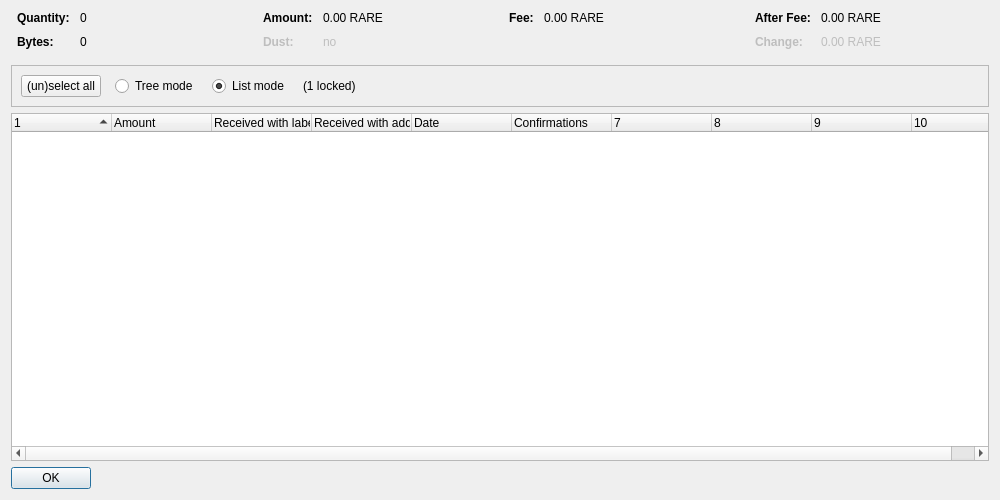
<?xml version="1.0" encoding="UTF-8"?>
<ui version="4.0">
 <class>CoinControlDialog</class>
 <widget class="QDialog" name="CoinControlDialog">
  <property name="geometry">
   <rect>
    <x>0</x>
    <y>0</y>
    <width>1000</width>
    <height>500</height>
   </rect>
  </property>
  <property name="windowTitle">
   <string>Coin Selection</string>
  </property>
  <layout class="QVBoxLayout" name="verticalLayout">
   <item>
    <layout class="QHBoxLayout" name="horizontalLayoutTop" stretch="0,0,0,0">
     <property name="topMargin">
      <number>0</number>
     </property>
     <property name="bottomMargin">
      <number>10</number>
     </property>
     <item>
      <layout class="QFormLayout" name="formLayoutCoinControl1">
       <property name="horizontalSpacing">
        <number>10</number>
       </property>
       <property name="verticalSpacing">
        <number>10</number>
       </property>
       <property name="leftMargin">
        <number>6</number>
       </property>
       <property name="rightMargin">
        <number>6</number>
       </property>
       <item row="0" column="0">
        <widget class="QLabel" name="labelCoinControlQuantityText">
         <property name="font">
          <font>
           <weight>75</weight>
           <bold>true</bold>
          </font>
         </property>
         <property name="text">
          <string>Quantity:</string>
         </property>
        </widget>
       </item>
       <item row="0" column="1">
        <widget class="QLabel" name="labelCoinControlQuantity">
         <property name="cursor">
          <cursorShape>IBeamCursor</cursorShape>
         </property>
         <property name="contextMenuPolicy">
          <enum>Qt::ActionsContextMenu</enum>
         </property>
         <property name="text">
          <string notr="true">0</string>
         </property>
         <property name="textInteractionFlags">
          <set>Qt::LinksAccessibleByMouse|Qt::TextSelectableByKeyboard|Qt::TextSelectableByMouse</set>
         </property>
        </widget>
       </item>
       <item row="1" column="0">
        <widget class="QLabel" name="labelCoinControlBytesText">
         <property name="font">
          <font>
           <weight>75</weight>
           <bold>true</bold>
          </font>
         </property>
         <property name="text">
          <string>Bytes:</string>
         </property>
        </widget>
       </item>
       <item row="1" column="1">
        <widget class="QLabel" name="labelCoinControlBytes">
         <property name="cursor">
          <cursorShape>IBeamCursor</cursorShape>
         </property>
         <property name="contextMenuPolicy">
          <enum>Qt::ActionsContextMenu</enum>
         </property>
         <property name="text">
          <string notr="true">0</string>
         </property>
         <property name="textInteractionFlags">
          <set>Qt::LinksAccessibleByMouse|Qt::TextSelectableByKeyboard|Qt::TextSelectableByMouse</set>
         </property>
        </widget>
       </item>
      </layout>
     </item>
     <item>
      <layout class="QFormLayout" name="formLayoutCoinControl2">
       <property name="horizontalSpacing">
        <number>10</number>
       </property>
       <property name="verticalSpacing">
        <number>10</number>
       </property>
       <property name="leftMargin">
        <number>6</number>
       </property>
       <property name="rightMargin">
        <number>6</number>
       </property>
       <item row="0" column="0">
        <widget class="QLabel" name="labelCoinControlAmountText">
         <property name="font">
          <font>
           <weight>75</weight>
           <bold>true</bold>
          </font>
         </property>
         <property name="text">
          <string>Amount:</string>
         </property>
        </widget>
       </item>
       <item row="0" column="1">
        <widget class="QLabel" name="labelCoinControlAmount">
         <property name="cursor">
          <cursorShape>IBeamCursor</cursorShape>
         </property>
         <property name="contextMenuPolicy">
          <enum>Qt::ActionsContextMenu</enum>
         </property>
         <property name="text">
          <string notr="true">0.00 RARE</string>
         </property>
         <property name="textInteractionFlags">
          <set>Qt::LinksAccessibleByMouse|Qt::TextSelectableByKeyboard|Qt::TextSelectableByMouse</set>
         </property>
        </widget>
       </item>
       <item row="1" column="0">
        <widget class="QLabel" name="labelCoinControlLowOutputText">
         <property name="enabled">
          <bool>false</bool>
         </property>
         <property name="font">
          <font>
           <weight>75</weight>
           <bold>true</bold>
          </font>
         </property>
         <property name="text">
          <string>Dust:</string>
         </property>
        </widget>
       </item>
       <item row="1" column="1">
        <widget class="QLabel" name="labelCoinControlLowOutput">
         <property name="enabled">
          <bool>false</bool>
         </property>
         <property name="cursor">
          <cursorShape>IBeamCursor</cursorShape>
         </property>
         <property name="contextMenuPolicy">
          <enum>Qt::ActionsContextMenu</enum>
         </property>
         <property name="text">
          <string notr="true">no</string>
         </property>
         <property name="textInteractionFlags">
          <set>Qt::LinksAccessibleByMouse|Qt::TextSelectableByKeyboard|Qt::TextSelectableByMouse</set>
         </property>
        </widget>
       </item>
      </layout>
     </item>
     <item>
      <layout class="QFormLayout" name="formLayoutCoinControl3">
       <property name="horizontalSpacing">
        <number>10</number>
       </property>
       <property name="verticalSpacing">
        <number>10</number>
       </property>
       <property name="leftMargin">
        <number>6</number>
       </property>
       <property name="rightMargin">
        <number>6</number>
       </property>
       <item row="0" column="0">
        <widget class="QLabel" name="labelCoinControlFeeText">
         <property name="font">
          <font>
           <weight>75</weight>
           <bold>true</bold>
          </font>
         </property>
         <property name="text">
          <string>Fee:</string>
         </property>
        </widget>
       </item>
       <item row="0" column="1">
        <widget class="QLabel" name="labelCoinControlFee">
         <property name="cursor">
          <cursorShape>IBeamCursor</cursorShape>
         </property>
         <property name="contextMenuPolicy">
          <enum>Qt::ActionsContextMenu</enum>
         </property>
         <property name="text">
          <string notr="true">0.00 RARE</string>
         </property>
         <property name="textInteractionFlags">
          <set>Qt::LinksAccessibleByMouse|Qt::TextSelectableByKeyboard|Qt::TextSelectableByMouse</set>
         </property>
        </widget>
       </item>
      </layout>
     </item>
     <item>
      <layout class="QFormLayout" name="formLayoutCoinControl4">
       <property name="horizontalSpacing">
        <number>10</number>
       </property>
       <property name="verticalSpacing">
        <number>10</number>
       </property>
       <property name="leftMargin">
        <number>6</number>
       </property>
       <property name="rightMargin">
        <number>6</number>
       </property>
       <item row="0" column="0">
        <widget class="QLabel" name="labelCoinControlAfterFeeText">
         <property name="font">
          <font>
           <weight>75</weight>
           <bold>true</bold>
          </font>
         </property>
         <property name="text">
          <string>After Fee:</string>
         </property>
        </widget>
       </item>
       <item row="0" column="1">
        <widget class="QLabel" name="labelCoinControlAfterFee">
         <property name="cursor">
          <cursorShape>IBeamCursor</cursorShape>
         </property>
         <property name="contextMenuPolicy">
          <enum>Qt::ActionsContextMenu</enum>
         </property>
         <property name="text">
          <string notr="true">0.00 RARE</string>
         </property>
         <property name="textInteractionFlags">
          <set>Qt::LinksAccessibleByMouse|Qt::TextSelectableByKeyboard|Qt::TextSelectableByMouse</set>
         </property>
        </widget>
       </item>
       <item row="1" column="0">
        <widget class="QLabel" name="labelCoinControlChangeText">
         <property name="enabled">
          <bool>false</bool>
         </property>
         <property name="font">
          <font>
           <weight>75</weight>
           <bold>true</bold>
          </font>
         </property>
         <property name="text">
          <string>Change:</string>
         </property>
        </widget>
       </item>
       <item row="1" column="1">
        <widget class="QLabel" name="labelCoinControlChange">
         <property name="enabled">
          <bool>false</bool>
         </property>
         <property name="cursor">
          <cursorShape>IBeamCursor</cursorShape>
         </property>
         <property name="contextMenuPolicy">
          <enum>Qt::ActionsContextMenu</enum>
         </property>
         <property name="text">
          <string notr="true">0.00 RARE</string>
         </property>
         <property name="textInteractionFlags">
          <set>Qt::LinksAccessibleByMouse|Qt::TextSelectableByKeyboard|Qt::TextSelectableByMouse</set>
         </property>
        </widget>
       </item>
      </layout>
     </item>
    </layout>
   </item>
   <item>
    <widget class="QFrame" name="frame">
     <property name="minimumSize">
      <size>
       <width>0</width>
       <height>40</height>
      </size>
     </property>
     <property name="frameShape">
      <enum>QFrame::StyledPanel</enum>
     </property>
     <property name="frameShadow">
      <enum>QFrame::Sunken</enum>
     </property>
     <layout class="QHBoxLayout" name="horizontalLayout">
      <item>
       <layout class="QHBoxLayout" name="horizontalLayoutPanel" stretch="0,0,0,0,0">
        <property name="spacing">
         <number>14</number>
        </property>
        <item>
         <widget class="QPushButton" name="pushButtonSelectAll">
          <property name="sizePolicy">
           <sizepolicy hsizetype="Maximum" vsizetype="Fixed">
            <horstretch>0</horstretch>
            <verstretch>0</verstretch>
           </sizepolicy>
          </property>
          <property name="text">
           <string>(un)select all</string>
          </property>
          <property name="autoDefault">
           <bool>false</bool>
          </property>
         </widget>
        </item>
        <item>
         <widget class="QRadioButton" name="radioTreeMode">
          <property name="sizePolicy">
           <sizepolicy hsizetype="Maximum" vsizetype="Fixed">
            <horstretch>0</horstretch>
            <verstretch>0</verstretch>
           </sizepolicy>
          </property>
          <property name="text">
           <string>Tree mode</string>
          </property>
         </widget>
        </item>
        <item>
         <widget class="QRadioButton" name="radioListMode">
          <property name="sizePolicy">
           <sizepolicy hsizetype="Maximum" vsizetype="Fixed">
            <horstretch>0</horstretch>
            <verstretch>0</verstretch>
           </sizepolicy>
          </property>
          <property name="text">
           <string>List mode</string>
          </property>
          <property name="checked">
           <bool>true</bool>
          </property>
         </widget>
        </item>
        <item>
         <widget class="QLabel" name="labelLocked">
          <property name="text">
           <string notr="true">(1 locked)</string>
          </property>
         </widget>
        </item>
        <item>
         <spacer name="horizontalSpacer">
          <property name="orientation">
           <enum>Qt::Horizontal</enum>
          </property>
          <property name="sizeHint" stdset="0">
           <size>
            <width>40</width>
            <height>20</height>
           </size>
          </property>
         </spacer>
        </item>
       </layout>
      </item>
     </layout>
    </widget>
   </item>
   <item>
    <widget class="CoinControlTreeWidget" name="treeWidget">
     <property name="contextMenuPolicy">
      <enum>Qt::CustomContextMenu</enum>
     </property>
     <property name="sortingEnabled">
      <bool>false</bool>
     </property>
     <property name="columnCount">
      <number>10</number>
     </property>
     <attribute name="headerShowSortIndicator" stdset="0">
      <bool>true</bool>
     </attribute>
     <attribute name="headerStretchLastSection">
      <bool>false</bool>
     </attribute>
     <column>
      <property name="text">
       <string/>
      </property>
     </column>
     <column>
      <property name="text">
       <string>Amount</string>
      </property>
     </column>
     <column>
      <property name="text">
       <string>Received with label</string>
      </property>
     </column>
     <column>
      <property name="text">
       <string>Received with address</string>
      </property>
     </column>
     <column>
      <property name="text">
       <string>Date</string>
      </property>
     </column>
     <column>
      <property name="text">
       <string>Confirmations</string>
      </property>
      <property name="toolTip">
       <string>Confirmed</string>
      </property>
     </column>
     <column>
      <property name="text">
       <string/>
      </property>
     </column>
     <column>
      <property name="text">
       <string/>
      </property>
     </column>
     <column>
      <property name="text">
       <string/>
      </property>
     </column>
     <column>
      <property name="text">
       <string/>
      </property>
     </column>
    </widget>
   </item>
   <item>
    <widget class="QDialogButtonBox" name="buttonBox">
     <property name="sizePolicy">
      <sizepolicy hsizetype="Maximum" vsizetype="Fixed">
       <horstretch>0</horstretch>
       <verstretch>0</verstretch>
      </sizepolicy>
     </property>
     <property name="orientation">
      <enum>Qt::Horizontal</enum>
     </property>
     <property name="standardButtons">
      <set>QDialogButtonBox::Ok</set>
     </property>
    </widget>
   </item>
  </layout>
 </widget>
 <customwidgets>
  <customwidget>
   <class>CoinControlTreeWidget</class>
   <extends>QTreeWidget</extends>
   <header>coincontroltreewidget.h</header>
  </customwidget>
 </customwidgets>
 <resources/>
 <connections/>
</ui>
